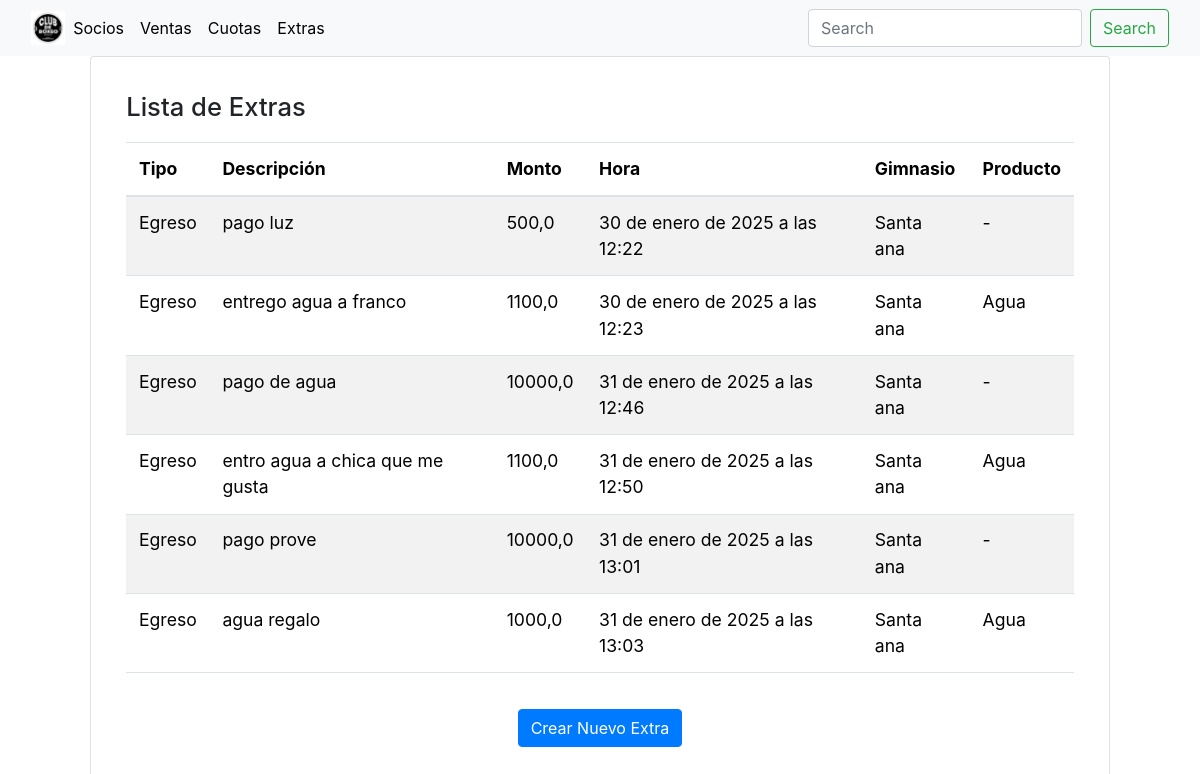
/extras/ (signed in), run on the app's committed database.
### gimnasio/models.py (models this page shows, shortened)
class extras(models.Model):
    producto = models.ForeignKey(Producto, on_delete=models.SET_NULL, null=True, blank=True, related_name="extras")  # Cambio aquí
    ingreso = models.ForeignKey(ingresos, on_delete=models.CASCADE, null=True, blank=True)
    egreso = models.ForeignKey(egreso, on_delete=models.CASCADE, null=True, blank=True)
    descripcion = models.CharField(max_length=255)
    monto = models.FloatField(null=True, blank=True)
    fecha = models.DateField()
    hora = models.DateTimeField(default=timezone.now) # Agrega el campo hora
    gimnasio = models.ForeignKey(Gimnasio, on_delete=models.CASCADE, related_name="extras",default=None)
    class Meta:
        db_table = 'extras'
        verbose_name = 'extra'
        verbose_name_plural = 'extras'

class Gimnasio(models.Model):
    direccion = models.CharField(max_length=255)
    def __str__(self):
        return '%s  '%(self.direccion)
    class Meta:
        db_table = 'Gimnasios'
        verbose_name = 'Gimnasio'
        verbose_name_plural = 'Gimnasios'

class Producto(models.Model):
    descripcion = models.CharField(max_length=255)
    cantidad = models.IntegerField()  # Stock del producto
    gimnasio = models.ForeignKey(Gimnasio, on_delete=models.CASCADE, related_name="producto",default=None)
    precio = models.FloatField(null=True, blank=True)
    class Meta:
        db_table = 'Productos'
        verbose_name = 'Producto'
        verbose_name_plural = 'Productos'

### gimnasio/views.py (the view)
# urls.py: path('extras/', views.extras_list, name='extras_list'),
def extras_list(request):
    extras_lista = extras.objects.all()
    return render(request, 'extras_list.html', {'extras_lista': extras_lista})

### gimnasio/templates/extras_list.html (shortened to what this page needs)
{% extends 'base.html' %}
{% block content %}
<!DOCTYPE html>
<html lang="es">
<head>
    <link rel="stylesheet" href="https://stackpath.bootstrapcdn.com/bootstrap/4.5.2/css/bootstrap.min.css">
</head>
<body>
<div class="center-container">
    <div class="card">
        <div class="card-body">
            <h2 class="card-title">Lista de Extras</h2>
            <div class="table-container">
                <table class="table table-striped">
                    <thead>
                        <tr>
                            <th>Tipo</th>
                            <th>Descripción</th>
                            <th>Monto</th>
                            <th>Hora</th>
                            <th>Gimnasio</th>
                             <th>Producto</th>
                        </tr>
                    </thead>
                    <tbody>
                        {% for extra in extras_lista %}
                            <tr>
                                <td>
                                    {% if extra.ingreso %}
                                        Ingreso
                                    {% elif extra.egreso %}
                                        Egreso
                                    {% else %}
                                        -
                                    {% endif %}
                                </td>
                                <td>{{ extra.descripcion }}</td>
                                <td>{{ extra.monto }}</td>
                                <td>{{ extra.hora }}</td>
                                <td>{{ extra.gimnasio }}</td>
                                <td>
                                    {% if extra.producto %}
                                        {{ extra.producto.descripcion }}
                                    {% else %}
                                        -
                                    {% endif %}
                                </td>
                             </tr>
                        {% empty %}
                          <tr>
                            <td colspan="9">No hay extras registrados.</td>
                         </tr>
                        {% endfor %}
                    </tbody>
                </table>
            </div>
           <div class="button-container">
              <a href="{% url 'extras_create' %}" class="btn btn-primary mb-3">Crear Nuevo Extra</a>
           </div>
        </div>
    </div>
</div>
</body>
</html>
{% endblock %}

### gimnasio/templates/extras_list.html (style rules this page uses)
.center-container { display: flex; justify-content: center; align-items: center; min-height: 60vh; }
.card { width: 85%; max-width: 1100px; display: flex; flex-direction: column; }
.card-body { flex: 1; display: flex; flex-direction: column; padding: 2.2rem; }
.table-container { flex: 1; overflow-y: auto; }
.table th, .table td { font-size: 1.1rem; padding: 0.8rem; }
.button-container { display: flex; justify-content: center; margin-top: 1.2rem; margin-bottom: 0.6rem; }
.card-title { font-size: 1.6rem; margin-bottom: 1.2rem; }

### data on the page
extras: shows "Egreso", descripcion "pago luz", monto "500,0", hora "30 de enero de 2025 a las 12:22", gimnasio "Santa ana"
extras: shows "Egreso", descripcion "entrego agua a franco", monto "1100,0", hora "30 de enero de 2025 a las 12:23", gimnasio "Santa ana", producto.descripcion "Agua"
extras: shows "Egreso", descripcion "pago de agua", monto "10000,0", hora "31 de enero de 2025 a las 12:46", gimnasio "Santa ana"
extras: shows "Egreso", descripcion "entro agua a chica que me gusta", monto "1100,0", hora "31 de enero de 2025 a las 12:50", gimnasio "Santa ana", producto.descripcion "Agua"
extras: shows "Egreso", descripcion "pago prove", monto "10000,0", hora "31 de enero de 2025 a las 13:01", gimnasio "Santa ana"
extras: shows "Egreso", descripcion "agua regalo", monto "1000,0", hora "31 de enero de 2025 a las 13:03", gimnasio "Santa ana", producto.descripcion "Agua"
